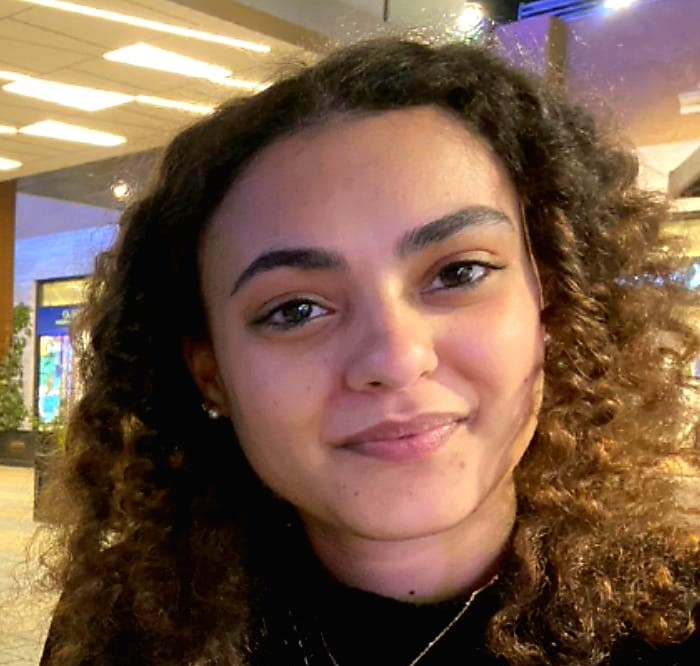
#> input picture data/me.JPG, 700 x 666 px, found by its file name
$ jupyter execute --allow-errors EigenFaces.ipynb   (shell and % lines are left out)
#> lines starting #> are read from the running program, lines starting #| are printed output that depends on the picture
# EigenFaces

Before we begin, ask a friend to take a picture of you from a distance of around 1m with the default focus of ypour phone. Then, crop the image on your computer so it would contain only your face with a bit of a background. Save it with the name of "me" and locate it within the empty folder called "Data". Do not change the orders of folders. Keep the same order as in the zip file of HW3. You may also use a face out of the dataset as you would see later on but it is much more impressive if you do it with your face image.

[cell 1]
import numpy as np
import itertools
from tqdm import tqdm
import pickle
import sys
import pandas as pd
import matplotlib as mpl
import seaborn as sns
import matplotlib.pyplot as plt
mpl.style.use(['ggplot'])
plt.rcParams['axes.labelsize'] = 14
plt.rcParams['xtick.labelsize'] = 12
plt.rcParams['ytick.labelsize'] = 12
from sklearn.model_selection import train_test_split
from sklearn.preprocessing import StandardScaler
from sklearn.pipeline import Pipeline
from IPython.display import display, clear_output

from PIL import Image
from sklearn.datasets import fetch_lfw_people
from sklearn.decomposition import PCA

We will start by loading a dataset of human faces out of `scikit-learn` datasets.

#> (a cell that did not finish here is left out)

13,233 images were flattened and stacked in the matrix $X$ so every row is an image and every column is a pixel. We can see that by the shape of $X$.

#> (a cell that did not finish here is left out)

Let's see some of the images of the original dataset:

[cell 4]
def plot_gallery(images, h, w,rows=3, cols=4):
    plt.figure(figsize=(10,10))
    for i in range(rows * cols):
        plt.subplot(rows, cols, i + 1)
        plt.imshow(images[i, :].reshape((h, w)), cmap=plt.cm.gray)
        plt.xticks(())
        plt.yticks(())
    plt.show()

#> (a cell that did not finish here is left out)

Before we use the `PCA` package, we have to center our data. The center of our data ($\mu$) is the mean of each pixel along all of our images. Thus, the center has 2914 elements where the first element is the mean of all of the images' "first" pixels, the second is the mean of all of the images' "second" pixels etc. Notice that the images are already flattened in $X$ which might help you.

Calculate $\mu$ of $X$ and center every image in $X$ (row vector) according to $\mu$. Keep $X$ with same name `X`.

**Bonus**: Applying centering without a single loop would give you extra credit points.

[cell 6]
import statistics
#> (the rest of this cell did not finish here and is left out)

Now fit a PCA model on $X$ with 1000 components and without whitening.

[cell 7]
n_components=1000
pca=PCA(n_components=n_components, whiten=False)
#> (the rest of this cell did not finish here and is left out)

---

<span style="color:red">***Question:***</span> *If we now have 1000 eigenvectors, by how many dimensions we have reduced our data?*

---

---

<span style="color:red">***Answer:***</span> *we have reduced our data by 2914-1000=1914  dimensions*

---

Calculate the precentage of "energy" preserved in these 1000 vectors.

[cell 8]
#

Let's see these eigenfaces!

[cell 9]
def plot_eigenfaces(eigenvec_mat, h, w, rows=3, cols=4):
    plt.figure(figsize=(10,10))
    for i in range(rows * cols):
        plt.subplot(rows, cols, i + 1)
        plt.imshow(eigenvec_mat[i, :].reshape((h, w)), cmap=plt.cm.gray)
        plt.title("$u_{" + str(i+1) + "}$")
        plt.xticks(())
        plt.yticks(())
    plt.show()

`eigenvec_mat` is the matrix of the eigenvectors calculated where every row is an eigenvector and the first row has the highest eigenvalue and the second row has the next highest eigenvalue etc. Think where this matrix was calculated in the process.

#> (a cell that did not finish here is left out)

If you got it right, you should see those "ghosts" we talked about.

And now, let's move on towards the more interesting part! We will start by showing your resized gray level face image. It might be a bit distorted due to resizing. Change the format of `.jpg` as needed.

[cell 11]
img_format = '.jpg'
image = Image.open('Data/me' + img_format)
#> image is the input picture: PIL image 700x666 RGB; mean R, G, B 123.1, 93.7, 73.5
gray = image.convert('L')
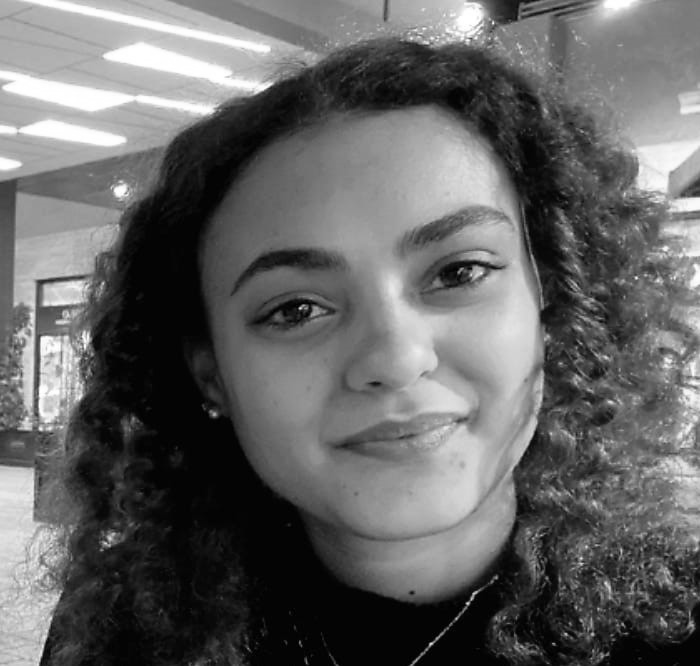
#> gray: PIL image 700x666 L; min 0, max 255, mean 100.2
#> (the rest of this cell did not finish here and is left out)
